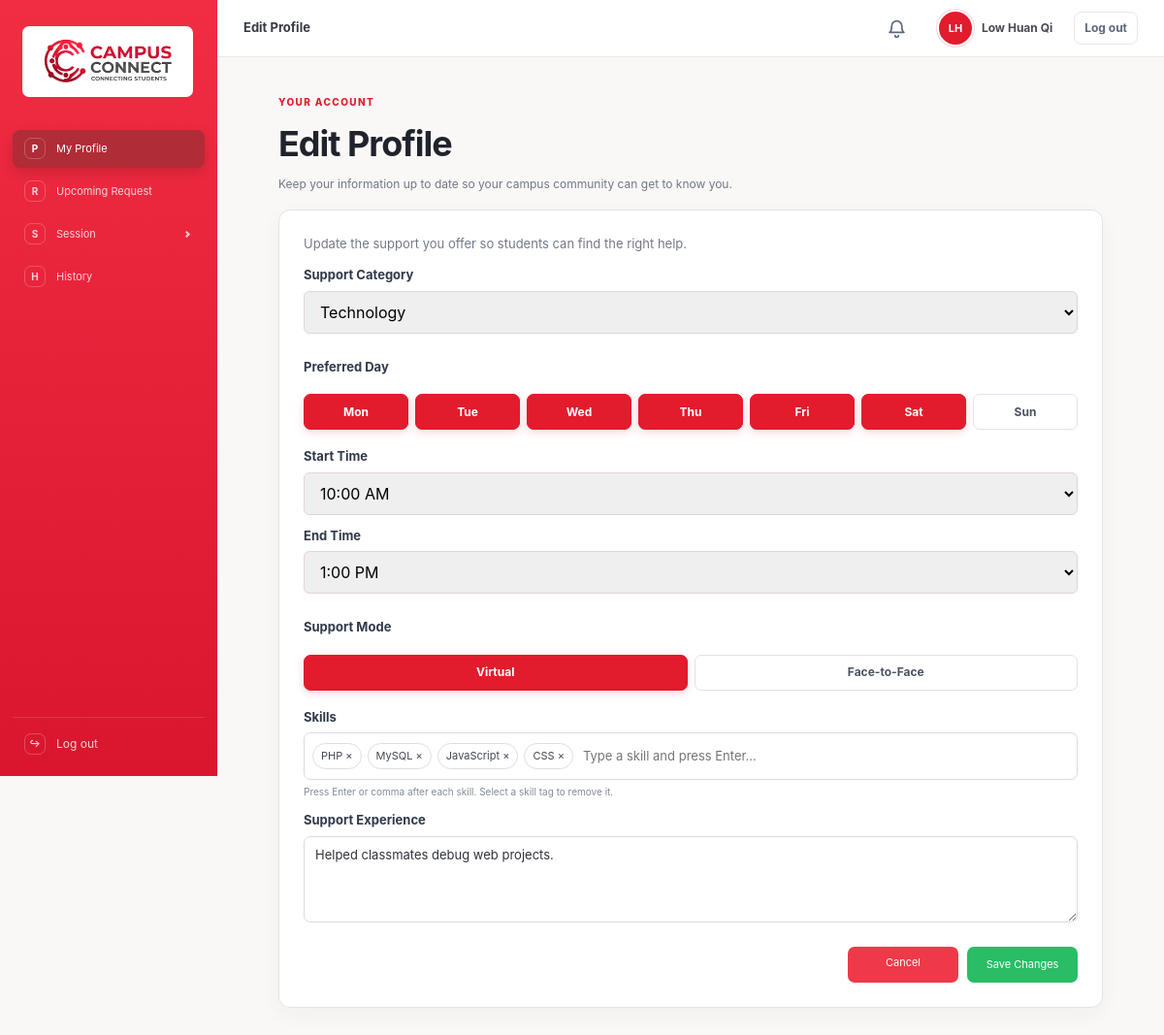
Screenshot of /backend/profile_management/edit_profile.php (signed in) with the database file from the repository.
### tables this page shows
CREATE TABLE users (
    id                        INT AUTO_INCREMENT PRIMARY KEY,
    student_id                VARCHAR(30)   NOT NULL,
    email                     VARCHAR(150)  NOT NULL,
    personalemail             VARCHAR(150)  NULL,
    full_name                 VARCHAR(100)  NOT NULL,
    university_name           VARCHAR(100)  NOT NULL,
    password_hash             VARCHAR(255)  NOT NULL,
    picture_url               VARCHAR(255)  NULL,
    cover_photo_url           VARCHAR(255)  NULL,
    volunteer_picture_url     VARCHAR(255)  NULL,
    volunteer_cover_photo_url VARCHAR(255)  NULL,
    education                 VARCHAR(500)  NULL,
    skills                    VARCHAR(500)  NULL,
    support_experience        VARCHAR(1000) NULL,
    tfa_code                  VARCHAR(255)  NULL,
    tfa_expiry                DATETIME      NULL,
    failed_attempts           INT           NOT NULL DEFAULT 0,
    locked_until              DATETIME      NULL,
    remember_token_hash       CHAR(64)      NULL,
    remember_expires          DATETIME      NULL,
    reset_code                VARCHAR(6)    NULL,
    reset_expiry              DATETIME      NULL,
    is_volunteer              CHAR(1)       NOT NULL DEFAULT 'N',
    is_active                 CHAR(1)       NOT NULL DEFAULT 'N',
    created_at                DATETIME      NOT NULL DEFAULT CURRENT_TIMESTAMP,
    CONSTRAINT uq_users_email      UNIQUE (email),
    CONSTRAINT uq_users_student_id UNIQUE (student_id),
    CONSTRAINT chk_users_volunteer CHECK (is_volunteer IN ('Y', 'N')),
    CONSTRAINT chk_users_active    CHECK (is_active IN ('Y', 'N'))
);

CREATE TABLE volunteers (
    id             INT AUTO_INCREMENT PRIMARY KEY,
    user_id        INT         NOT NULL, 
    category       VARCHAR(50) NOT NULL,
    preferred_day  VARCHAR(10) NOT NULL,
    start_time     TIME        NOT NULL,
    end_time       TIME        NOT NULL,
    skills         VARCHAR(255) NULL,
    support_mode   VARCHAR(20) NOT NULL,
    is_available   CHAR(1)     NOT NULL DEFAULT 'N',
    created_at     DATETIME    NOT NULL DEFAULT CURRENT_TIMESTAMP,
    CONSTRAINT uq_volunteers_slot  UNIQUE (user_id, preferred_day, start_time, end_time),
    CONSTRAINT chk_volunteers_day  CHECK (preferred_day IN ('Monday', 'Tuesday', 'Wednesday', 'Thursday', 'Friday', 'Saturday', 'Sunday')),
    CONSTRAINT chk_volunteers_mode CHECK (support_mode IN ('Online', 'Face-to-face')),
    CONSTRAINT chk_volunteers_flag CHECK (is_available IN ('Y', 'N')),
    CONSTRAINT chk_volunteers_time CHECK (end_time > start_time),
    CONSTRAINT fk_volunteers_user  FOREIGN KEY (user_id) REFERENCES users (id)
);

### backend/general/account_functions.php (called while the page is built, shortened)
<?php
require_once __DIR__ . '/db.php';
function e($value): string {
    return htmlspecialchars((string)$value, ENT_QUOTES, 'UTF-8');
}
function current_user(): ?array {
    global $pdo;
    $stmt = $pdo->prepare('SELECT * FROM users WHERE id = ?');
    $stmt->execute([$_SESSION['user_id']]);
    $user = $stmt->fetch();
    return $user ?: null;
}
?>

### backend/profile_management/edit_profile.php (the view, shortened to what this page needs)
<?php
require_once dirname(__DIR__) . '/general/account_functions.php';
require_once dirname(__DIR__) . '/general/dashboard_header.php';
$user = current_user();
$isVolunteer = ($user['is_volunteer'] ?? 'N') === 'Y';
$fieldErrors = [];
$experience = (string)($user['support_experience'] ?? '');
$volunteerCategories = ['Academic','Technology','New Student','General Student'];
$validDays = ['Monday','Tuesday','Wednesday','Thursday','Friday','Saturday','Sunday'];
$category = '';
$startTime = '';
$endTime = '';
$timeOptions = [];
for ($hour = 0; $hour < 24; $hour++) {
    foreach ([0, 30] as $minute) {
        $timeOption = sprintf('%02d:%02d', $hour, $minute);
        $timeOptions[$timeOption] = date('g:i A', strtotime($timeOption));
    }
}
if ($isVolunteer) {
    $slotQuery = $pdo->prepare('SELECT category, preferred_day, start_time, end_time, support_mode, is_available FROM volunteers WHERE user_id = ? ORDER BY FIELD(preferred_day, \'Monday\', \'Tuesday\', \'Wednesday\', \'Thursday\', \'Friday\', \'Saturday\', \'Sunday\'), start_time');
    $slotQuery->execute([$user['id']]);
    $volunteerSlots = $slotQuery->fetchAll();
    if ($volunteerSlots) {
        $category = $volunteerSlots[0]['category'];
        $startTime = substr($volunteerSlots[0]['start_time'], 0, 5);
        $endTime = substr($volunteerSlots[0]['end_time'], 0, 5);
    }
}
$user = current_user();
?>
<!DOCTYPE html>
<html lang="en">
<head>
    <link rel="stylesheet" href="<?= BASE_URL ?>/frontend/css/style.css">
    <link rel="stylesheet" href="<?= BASE_URL ?>/frontend/css/profile.css">
</head>
<body class="account-page dashboard-page">
<div class="dashboard-app">
<?php include dirname(__DIR__) . '/general/account_sidebar.php'; ?>
<main class="dashboard-main">
    <?= renderDashboardHeader('Edit Profile', $user) ?>
    <div class="dashboard-shell edit-profile-shell">
        <div class="profile-page-heading edit-profile-heading"><div><span class="account-eyebrow">YOUR ACCOUNT</span><h1>Edit Profile</h1><p>Keep your information up to date so your campus community can get to know you.</p></div></div>
        <section class="edit-profile-card">
            <form method="post" id="editProfileForm">
                <?php if ($isVolunteer): ?>
                <div class="volunteer-edit-intro"><p>Update the support you offer so students can find the right help.</p></div>
                <label for="category" class="<?= isset($fieldErrors['category']) ? 'has-error' : '' ?>">Support Category</label>
                <select id="category" name="category" class="<?= isset($fieldErrors['category']) ? 'is-invalid' : '' ?>" required><option value="" disabled <?= $category === '' ? 'selected' : '' ?>>Select...</option><?php foreach ($volunteerCategories as $option): ?><option value="<?= e($option) ?>" <?= $category === $option ? 'selected' : '' ?>><?= e($option) ?></option><?php endforeach; ?></select>
                <fieldset class="volunteer-choice-fieldset <?= isset($fieldErrors['preferred_days']) ? 'has-error' : '' ?>"><legend>Preferred Day</legend><div class="volunteer-day-options"><?php foreach ($validDays as $option): ?><label class="volunteer-choice-pill"><input type="checkbox" name="preferred_days[]" value="<?= e($option) ?>" <?= in_array($option, $preferredDays, true) ? 'checked' : '' ?>><span><?= e(substr($option, 0, 3)) ?></span></label><?php endforeach; ?></div></fieldset>
                <label for="start_time" class="<?= isset($fieldErrors['preferred_time']) ? 'has-error' : '' ?>">Start Time</label>
                <select id="start_time" name="start_time" class="<?= isset($fieldErrors['preferred_time']) ? 'is-invalid' : '' ?>" required><option value="" disabled <?= $startTime === '' ? 'selected' : '' ?>>Select start time...</option><?php foreach ($timeOptions as $value => $label): ?><option value="<?= e($value) ?>" <?= $startTime === $value ? 'selected' : '' ?>><?= e($label) ?></option><?php endforeach; ?></select>
                <label for="end_time" class="<?= isset($fieldErrors['preferred_time']) ? 'has-error' : '' ?>">End Time</label>
                <select id="end_time" name="end_time" class="<?= isset($fieldErrors['preferred_time']) ? 'is-invalid' : '' ?>" required><option value="" disabled <?= $endTime === '' ? 'selected' : '' ?>>Select end time...</option><?php foreach ($timeOptions as $value => $label): ?><option value="<?= e($value) ?>" <?= $endTime === $value ? 'selected' : '' ?>><?= e($label) ?></option><?php endforeach; ?></select>
                <fieldset class="volunteer-choice-fieldset <?= isset($fieldErrors['support_mode']) ? 'has-error' : '' ?>"><legend>Support Mode</legend><div class="volunteer-mode-options"><?php foreach (['Online' => 'Virtual','Face-to-face' => 'Face-to-Face'] as $value => $label): ?><label class="volunteer-choice-pill"><input type="radio" name="support_mode" value="<?= e($value) ?>" <?= $supportMode === $value ? 'checked' : '' ?>><span><?= e($label) ?></span></label><?php endforeach; ?></div></fieldset>
                <label for="skillEntry" class="<?= isset($fieldErrors['skills']) ? 'has-error' : '' ?>">Skills</label>
                <div class="skill-editor <?= isset($fieldErrors['skills']) ? 'is-invalid' : '' ?>" id="skillEditor">
                    <input type="text" id="skillEntry" placeholder="Type a skill and press Enter..." autocomplete="off" aria-label="Add a skill">
                </div>
                <p class="edit-field-note">Press Enter or comma after each skill. Select a skill tag to remove it.</p>
                <label for="support_experience" class="<?= isset($fieldErrors['support_experience']) ? 'has-error' : '' ?>">Support Experience</label>
                <textarea id="support_experience" name="support_experience" maxlength="1000" rows="3" placeholder="Briefly describe any volunteering, teaching, mentoring or counselling experience you have..." class="<?= isset($fieldErrors['support_experience']) ? 'is-invalid' : '' ?>"><?= e($experience) ?></textarea>
                <div class="edit-profile-actions"><a class="btn btn-cancel" href="<?= BASE_URL ?>/volunteer.php">Cancel</a><button class="btn btn-primary" type="submit">Save Changes</button></div>
                <?php endif; ?>
            </form>
        </section>
    </div>
</main>
</div>
</body>
</html>

### backend/general/dashboard_header.php (shortened to what this page needs)
<?php
function renderDashboardHeader(string $title, array $user, ?array $back = null, int $unreadNotifications = 0): string
{
    $backLink = '';
    $isVolunteer = ($user['is_volunteer'] ?? 'N') === 'Y';
    $name        = $user['full_name'] ?? 'Student';
    $picture     = $isVolunteer ? ($user['volunteer_picture_url'] ?? '') : ($user['picture_url'] ?? '');
    $initials = '';
    foreach (array_slice(preg_split('/\s+/', trim($name)), 0, 2) as $part) {
        $initials .= strtoupper(substr($part, 0, 1));
    }
    $avatar = $picture
        ? '<img src="' . htmlspecialchars($picture) . '" alt="">'
        : htmlspecialchars($initials);
    $bellLabel = $unreadNotifications > 0 ? "Notifications, $unreadNotifications unread" : 'Notifications';
    $bell = '<a class="dashboard-bell" href="' . BASE_URL . '/backend/notification_management/notifications.php" title="Notifications" aria-label="' . $bellLabel . '">'
          . '<svg viewBox="0 0 24 24" aria-hidden="true"><path d="M6 9a6 6 0 0 1 12 0c0 6 2.5 7.5 2.5 7.5h-17S6 15 6 9z"/><path d="M10 20a2 2 0 0 0 4 0"/></svg>'
          . ($unreadNotifications > 0 ? '<span class="dashboard-bell-badge">' . ($unreadNotifications > 9 ? '9+' : $unreadNotifications) . '</span>' : '')
          . '</a>';
    return '<header class="dashboard-header">'
         . '<div class="dashboard-header-title">' . $backLink . '<span>' . htmlspecialchars($title) . '</span></div>'
         . '<nav class="dashboard-nav" aria-label="Account navigation">'
         . $bell
         . '<a class="dashboard-user-chip" href="' . BASE_URL . ($isVolunteer ? '/volunteer.php' : '/profile.php') . '" aria-label="View your profile">'
         . '<span class="dashboard-user-avatar">' . $avatar . '</span>' . htmlspecialchars($name) . '</a>'
         . '<a class="dashboard-logout" href="' . BASE_URL . '/logout.php">Log out</a>'
         . '</nav></header>';
}

### frontend/css/style.css (style rules this page uses)
:root { --red: #e21b2d; --red-dark: #c41225; --red-light: #fff0f1; --text: #222222; --muted: #6b6b6b; --border: #e3d5d5; --bg: #ffffff; --success: #2e7d32; --radius: 6px; }
* { box-sizing: border-box; }
body { margin: 0; font-family: Arial, Helvetica, sans-serif; font-size: 17px; color: var(--text); background: var(--bg); line-height: 1.5; }
h1 { font-size: 26px; margin: 0 0 8px; }
.btn { display: inline-block; padding: 12px 20px; border-radius: var(--radius); border: 2px solid transparent; font-family: inherit; font-size: 16px; line-height: 1.4; cursor: pointer; text-decoration: none; text-align: center; }
.btn-primary { background: var(--red); color: #fff; }
label { display: block; font-weight: bold; margin: 14px 0 6px; }
input[type=date], input[type=text], select, textarea { width: 100%; padding: 10px 12px; font-size: 16px; border: 1px solid var(--border); border-radius: var(--radius); font-family: inherit; }
textarea { min-height: 100px; resize: vertical; }
.account-page { min-height: 100vh; margin: 0; color: #1b2435; background: #f7f8fc; font-family: Inter, "Segoe UI", Arial, sans-serif; font-size: 15px; }
.account-eyebrow { color: #8179dc; font-size: 10px; font-weight: 800; letter-spacing: .14em; }
.account-page label { margin: 15px 0 6px; color: #30394a; font-size: 12px; font-weight: 700; }
.account-page input[type="text"],.account-page input[type="email"],.account-page input[type="password"] { width: 100%; min-height: 44px; padding: 10px 12px; border: 1px solid #dfe2eb; border-radius: 9px; outline: none; background: #fff; color: #1b2435; font-family: inherit; font-size: 14px; transition: border-color .15s ease, box-shadow .15s ease; }
.dashboard-page { min-height: 100vh; }
.dashboard-header { display: flex; align-items: center; justify-content: space-between; min-height: 72px; padding: 0 max(24px, calc((100% - 1080px) / 2)); border-bottom: 1px solid #e8eaf0; background: #fff; }
.dashboard-nav { display: flex; align-items: center; gap: 22px; }
.dashboard-nav a { color: #5d687b; font-size: 12px; font-weight: 650; text-decoration: none; }
.dashboard-nav .dashboard-logout { padding: 9px 13px; border: 1px solid #e3e5ed; border-radius: 8px; }
.dashboard-shell { width: min(100% - 40px, 960px); margin: 0 auto; padding: 45px 0 60px; }
.account-page { --account-red: #e21b2d; --account-red-dark: #c41225; --account-red-soft: #fff0f1; --account-ink: #20232c; --account-muted: #737784; color: var(--account-ink); background: #faf8f7; }
.account-brand-mark,.account-submit,.account-page .btn-primary { background: var(--account-red); box-shadow: none; }
.account-brand > span:last-child,.account-eyebrow,.account-switch a,.account-page .help-text { color: var(--account-red); }
.security-main,.dashboard-main { min-width: 0; }
.security-topbar,.dashboard-header { display: flex; align-items: center; justify-content: space-between; min-height: 65px; padding: 0 clamp(22px, 4vw, 54px); border-bottom: 1px solid #eee8e7; background: #fff; }
.dashboard-app { display: grid; grid-template-columns: 224px minmax(0,1fr); min-height: 100vh; }
.dashboard-header { position: sticky; top: 0; z-index: 10; min-height: 59px; padding: 0 27px; }
.dashboard-header-title { display: flex; align-items: center; gap: 6px; color: #373943; font-size: 13px; font-weight: 700; }
.dashboard-user-chip { display: flex; align-items: center; gap: 8px; color: #484a52 !important; }
.dashboard-user-chip .dashboard-user-avatar { display: grid; place-items: center; flex: 0 0 38px; width: 38px; height: 38px; overflow: hidden; border: 2px solid #fff; border-radius: 50%; color: #fff; background: var(--account-red, #e21b2d); box-shadow: 0 0 0 1px #f2d9dc; font-size: 11px; font-weight: 750; }
.dashboard-header .dashboard-logout { padding: 7px 10px; border-color: #ede6e6; }
.dashboard-nav .dashboard-bell { position: relative; display: grid; place-items: center; width: 38px; height: 38px; border-radius: 50%; color: #5d687b; transition: background 0.15s, color 0.15s; }
.dashboard-bell svg { width: 21px; height: 21px; fill: none; stroke: currentColor; stroke-width: 1.9; stroke-linecap: round; stroke-linejoin: round; }
.dashboard-shell { width: min(1030px, calc(100% - 54px)); padding: 27px 0 45px; }

### rows the page displays
users: full_name "Low Huan Qi", support_experience "Helped classmates debug web projects."
volunteers: start_time "10:00 AM", end_time "1:00 PM"

### other values shown
$title "Edit Profile"
$initials "LH"
substr($option, 0, 3) "Mon"
substr($option, 0, 3) "Tue"
substr($option, 0, 3) "Wed"
substr($option, 0, 3) "Thu"
substr($option, 0, 3) "Fri"
substr($option, 0, 3) "Sat"
substr($option, 0, 3) "Sun"
$label "Virtual"
$label "Face-to-Face"
form field category "Technology"
